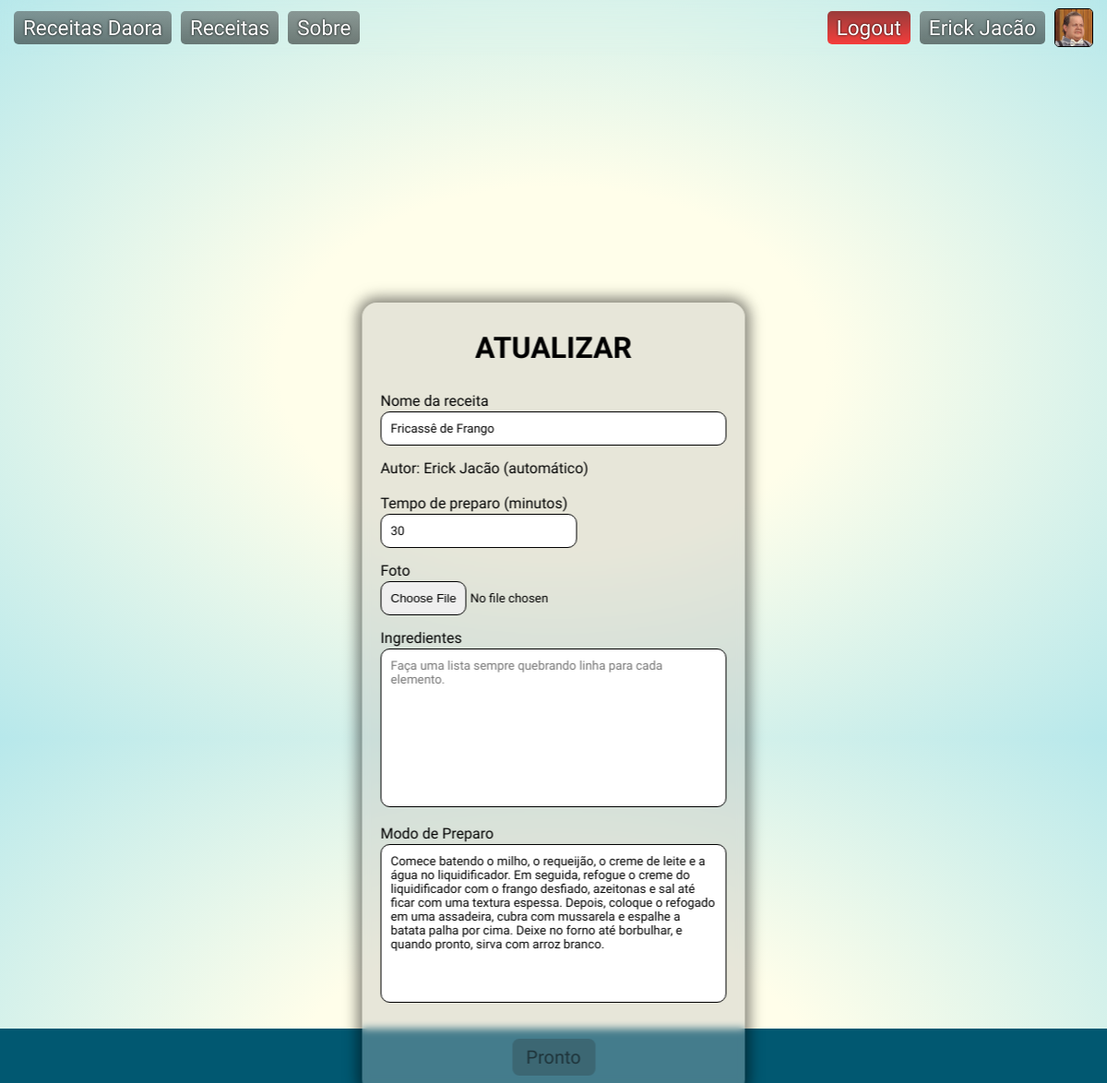
Page /php/home/recipeMan.php?id=1 (signed in) on the committed database.
### tables this page shows
CREATE TABLE IF NOT EXISTS `bancoreceita` (
  `idReceita` int(11) NOT NULL AUTO_INCREMENT,
  `nome` text NOT NULL,
  `autor` int(11) NOT NULL,
  `ingredientes` text NOT NULL,
  `modoPreparo` text NOT NULL,
  `tempoPreparo` int(11) NOT NULL,
  `foto` varchar(255) DEFAULT 'vazio.jpg',
  PRIMARY KEY (`idReceita`),
  KEY `fk_bancoReceita_bancoUsuario_idx` (`autor`),
  CONSTRAINT `fk_bancoReceita_bancoUsuario` FOREIGN KEY (`autor`) REFERENCES `bancousuario` (`idUsuario`) ON DELETE NO ACTION ON UPDATE NO ACTION
);

### php/database/query/querySingle.php (called while the page is built, shortened)
<?php
    require_once "../database/connection.php";
    if(isset($_GET['id'])) {
        $id = $_GET['id'];
        $sql = "SELECT idReceita, nome, usuario, ingredientes, tempoPreparo, modoPreparo, bancoreceita.foto
        FROM bancoreceita INNER JOIN bancousuario ON bancoreceita.autor = bancousuario.idUsuario WHERE idReceita = ? ";
        $command = $connect->prepare($sql);
        $command->bind_param("i", $id);
        $command->execute();
        $result = $command->get_result();
        $receita = $result->fetch_assoc();
        $resmodp = $receita['modoPreparo'];
    }

### php/home/recipeMan.php (the view, shortened to what this page needs)
<?php
    include "../template/pageHead.php";
    require "../database/query/querySingle.php";
?>
<!DOCTYPE html>
<html lang="en">
<head>
    <link rel="stylesheet" type="text/css" href="../../css/main.css">
    <link rel="stylesheet" type="text/css" href="../../css/form.css">
    <link rel="stylesheet" type="text/css" href="../../css/glass.css">
</head>
<body>
<div class='main'>
<div class='mainglass' style='margin-top: 170px;'>
    <form action='<?php echo isset($receita) ? "../database/query/queryUpdate.php" : "../database/query/queryAdd.php"; ?>'
    method="post" enctype="multipart/form-data">
        <h1 style='text-align: center;'>
            <?php echo isset($receita) ?
            'ATUALIZAR' : 'INSERIR'; ?></h1><br>
        <label for="nome">Nome da receita</label>
        <input type="text" name='nome' id='nome' placeholder='Nome da receita'
        oninput='checkform()' value='<?php echo $receita['nome'] ?? ''; ?>'><br>
        <label for="autor">Autor: <?= $_SESSION['user']; ?> (automático)</label><br><br>
        <label for="tempo">Tempo de preparo (minutos)</label>
        <input type="number" name='tempo' id='tempo'
        oninput='checkform()' value='<?php echo $receita['tempoPreparo'] ?? ''; ?>'><br>
        <label for="photo">Foto</label>
        <br><input type="file" name='photo' id='photo' oninput='checkform()'><br>
        <label for="ingredi">Ingredientes</label><br>
        <textarea name="ingredientes" id="ingredientes" cols="30" rows="10"  oninput='checkform()'
        placeholder='Faça uma lista sempre quebrando linha para cada elemento.'><?php echo isset($resingre) ? htmlspecialchars($resingre) : ""; ?></textarea>
        <label for="modpre">Modo de Preparo</label><br>
        <textarea name="modpre" id="modpre" cols="30" rows="10"  oninput='checkform()'
        placeholder='Explique o mais detalhadamente possível de como executar a receita'
        ><?php echo isset($resmodp) ? htmlspecialchars($resmodp) : '' ; ?></textarea>
        <button type="submit" id='cadastro' class='btnlogin btndisabled' disabled>Pronto</button>
    </form>
</div>
</div>
<?php include "../template/waves.php"; ?>

### php/template/pageHead.php (shortened to what this page needs)
<!doctype html>
<html lang="pt-br">
<head>
    <link rel="stylesheet" href="../../css/topbar.css">
</head>
<body>
<div class="topbar">
    <div class="mainbuttons">
        <a href='../home/page.php' class='topbuttons'>Receitas Daora</a>
        <?php if(isset($_SESSION['login']) && $_SESSION['login'] === true): ?>
            <a href='../home/recipes.php' class='topbuttons'>Receitas</a>
        <?php endif; ?>
        <a href='../home/sobre.php' class='topbuttons'>Sobre</a>
    </div>
    <div class="loginuser">
    <?php if(isset($_SESSION['login']) && $_SESSION['login'] === true && $_SESSION['user'] == 'superuser'): ?>
        <div class='logged-in'>
            <a class='topbuttons btndanger' href='../database/logout.php'>Logout</a>
            <a class='topbuttons' style='background: linear-gradient(180deg, rgba(67, 0, 134, 0.75) 0%, rgba(127, 0, 255, 0.75) 100%);'
            onclick='dashboard()'><?php echo $_SESSION['user']; ?></a>
            <img id='superusr' src="../database/imgProfile/<?php echo $_SESSION['photo']; ?>">
        </div>
        </div>
    <?php elseif(isset($_SESSION['login']) && $_SESSION['login'] === true): ?>
        <div class='logged-in'>
            <a class='topbuttons btndanger' href='../database/logout.php'>Logout</a>
            <a class='topbuttons'><?php echo $_SESSION['user']; ?></a>
            <img id='user-login' src="../database/imgProfile/<?php echo $_SESSION['photo']; ?>">
        </div>
        </div>
    <?php else: ?>
        <a href='../home/login.php' class='topbuttons'>Login</a>
        <a href='../home/signin.php' class='topbuttons'>Criar conta</a>
    <?php endif; ?>
    </div>

### php/template/waves.php (shortened to what this page needs)
<link rel="stylesheet" type="text/css" href="../../css/waves.css">
<div class="ocean">
</div>

### css/topbar.css (style rules this page uses)
* { transition: ease all 100ms; }
body { margin: 0 !important; }
.topbar { align-items: center; backdrop-filter: blur(15px); background-color: rgba(255, 255, 255, 0.001); box-sizing: border-box; color: white; display: flex; flex-direction: row; height: 60px; justify-content: space-between; padding: 10px; position: fixed; top: 0; width: 100%; border: 10px; z-index: 100; }
.mainbuttons { display: flex; flex-direction: row; float: right; width: fit-content; }
.loginuser { display: flex; flex-direction: row-reverse; float: left; width: fit-content; }
a.topbuttons { -webkit-backdrop-filter: blur(5px); backdrop-filter: blur(5px); background: linear-gradient(0deg, rgba(0,0,0,0.5) 0%, rgba(63,63,63,0.5) 100%); border-radius: 5px; border: 0 !important; font-family: 'Fira Sans'; margin-left: 5px; margin-right: 5px; padding-bottom: 5px; padding-left: 10px; padding-right: 10px; padding-top: 5px; font-size: 22.5px; text-shadow: 0px 0px 2.5px black; color: white; user-select: none; text-decoration: none; }
.btndanger { background: linear-gradient(180deg, rgba(134, 0, 0, 0.75) 0%, rgba(255, 0, 0, 0.75) 100%) !important; }
.logged-in { display: flex; align-items: center; }
img#user-login { width: 40px; height: 40px; margin-right: 5px; border: 1px solid black; border-radius: 5px; margin-left: 5px; }

### css/main.css (style rules this page uses)
body { overflow-y: scroll !important; }
.main { padding: 17.5px; margin-top: 60px !important; }
h1 { margin-block-start: 10px; margin-block-end: 10px; }

### css/form.css (style rules this page uses)
.btnlogin { border: 1px solid black; width: 90px; height: 40px; border-radius: 7.5px; position: relative; left: 50%; transform: translate(-50%); font-size: 20px; margin-top: 20px; }
.btnlogin:disabled { background-color: #2525253b; color: rgba(0, 0, 0, 0.5); border: 0; }
input[type=text], input[type=email], input[type=password], input[type=file]::file-selector-button, textarea, input[type=number] { padding: 10px; border: 1px solid black; border-radius: 10px; margin-top: 2px; margin-bottom: 15px; width: 100%; box-sizing: border-box; resize: none; }
input[type=number] { width: fit-content !important; }

### css/glass.css (style rules this page uses)
.mainglass { backdrop-filter: blur(4.1px); background: rgba(189, 189, 189, 0.36); border-radius: 16px; box-shadow: 0 0 15px 5px rgba(0, 0, 0, 0.5); width: 375px; z-index: 50; position: absolute; top: 50%; left: 50%; transform: translate(-50%, -50%); padding: 20px; }

### css/waves.css (style rules this page uses)
html, body { height: 100%; }
body { background: radial-gradient(ellipse at center, #fffeea 0%, #fffeea 35%, #b7e8eb 100%); overflow: hidden; }
.ocean { background: #015871; bottom: 0; height: 5%; left: 0; position: fixed; width: 100%; }

### php/template/pageHead.php (style rules this page uses)
* { font-family: 'Fira Sans', sans-serif; }

### rows in the picture
bancoreceita: nome "Fricassê de Frango", tempo "30", modpre "Comece batendo o milho, o requeijão, o creme de leite e a água no liquidificador. Em seguida, refogue o creme do liquidificador com o frango desfiado, azeitonas e sal até ficar com uma textura espessa. Depois, coloque o refogado em uma assadeira, cubra com mussarela e espalhe a batata palha por cima. Deixe no forno até borbulhar, e quando pronto, sirva com arroz branco."

### other values in the picture
$_SESSION['user'] "Erick Jacão"
